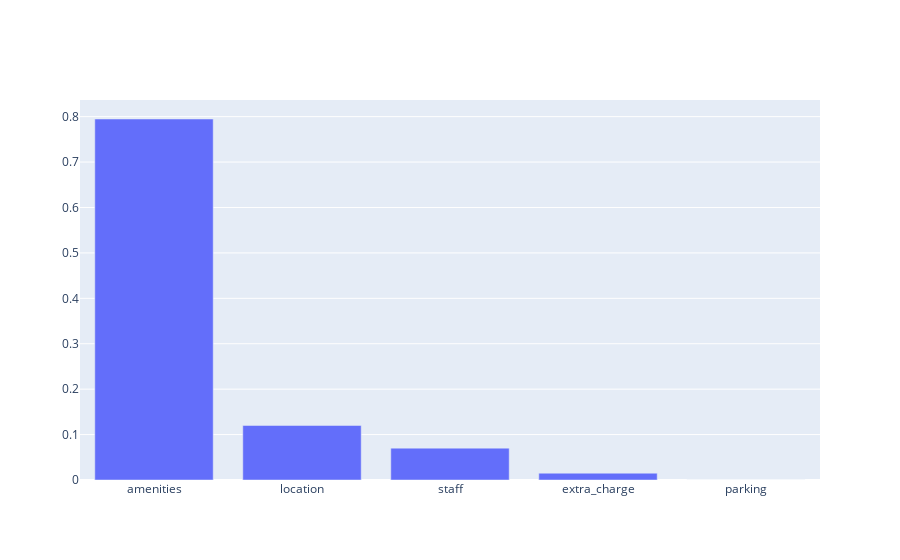

Notebook cell for this chart:
### Code cell
gbmReg = GradientBoostingRegressor(loss='ls', max_depth = 4, n_estimators = 45, learning_rate = 0.2)
gbmReg.fit(X_train, y_train)
index = np.argsort(-gbmReg.feature_importances_)

ordered = [ features[i] for i in index]

dataBar = [go.Bar(
            x=ordered,
            y=gbmReg.feature_importances_[index]
    )]

plotly.offline.iplot(dataBar, filename='GBM feature importance')

### Figure 1 — Plotly figure (JSON) as saved in the notebook; plotly's stock layout.template omitted (floating-point values rounded to 4 significant figures)
{"data": [{"type": "bar", "x": ["amenities", "location", "staff", "extra_charge", "parking"], "y": [0.7948, 0.1201, 0.07015, 0.01496, 0]}], "layout": {}}
